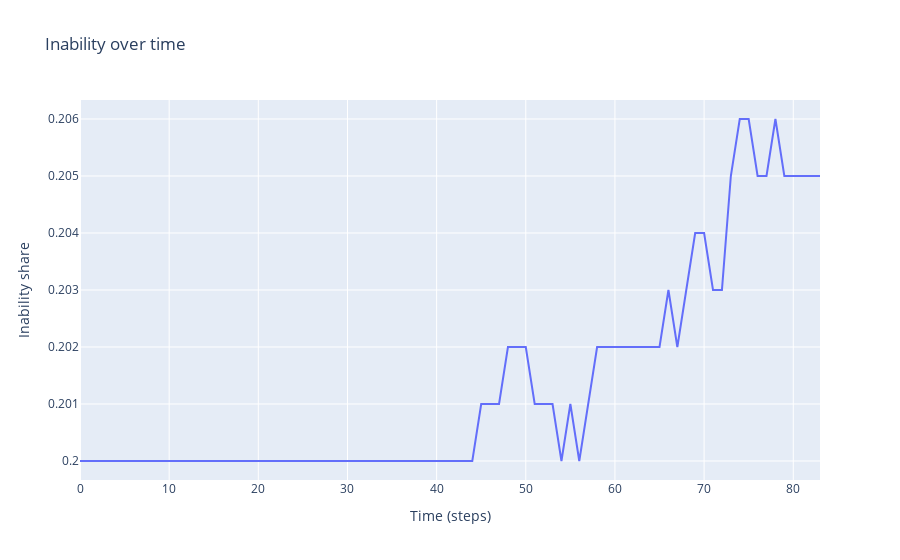

Notebook code for this chart:
### Code cell
import plotly.graph_objects as go

# Assume that `model` is the instance of your model
model_df = model.datacollector.get_model_vars_dataframe()

# Create a line plot
fig = go.Figure(data=go.Scatter(x=model_df.index, y=model_df['Inability Over Time'], mode='lines'))

# Set labels and title
fig.update_layout(title='Inability over time', xaxis_title='Time (steps)', yaxis_title='Inability share')

# Show plot
fig.show()

### Figure 1 — Plotly figure (JSON) as saved in the notebook; plotly's stock layout.template omitted (floating-point values rounded to 4 significant figures)
{"data": [{"mode": "lines", "type": "scatter", "x": [0, 1, 2, 3, 4, 5, 6, 7, 8, 9, 10, 11, 12, 13, 14, 15, 16, 17, 18, 19, 20, 21, 22, 23, 24, 25, 26, 27, 28, 29, 30, 31, 32, 33, 34, 35, 36, 37, 38, 39, 40, 41, 42, 43, 44, 45, 46, 47, 48, 49, 50, 51, 52, 53, 54, 55, 56, 57, 58, 59, 60, 61, 62, 63, 64, 65, 66, 67, 68, 69, 70, 71, 72, 73, 74, 75, 76, 77, 78, 79, 80, 81, 82, 83], "y": [0.2, 0.2, 0.2, 0.2, 0.2, 0.2, 0.2, 0.2, 0.2, 0.2, 0.2, 0.2, 0.2, 0.2, 0.2, 0.2, 0.2, 0.2, 0.2, 0.2, 0.2, 0.2, 0.2, 0.2, 0.2, 0.2, 0.2, 0.2, 0.2, 0.2, 0.2, 0.2, 0.2, 0.2, 0.2, 0.2, 0.2, 0.2, 0.2, 0.2, 0.2, 0.2, 0.2, 0.2, 0.2, 0.201, 0.201, 0.201, 0.202, 0.202, 0.202, 0.201, 0.201, 0.201, 0.2, 0.201, 0.2, 0.201, 0.202, 0.202, 0.202, 0.202, 0.202, 0.202, 0.202, 0.202, 0.203, 0.202, 0.203, 0.204, 0.204, 0.203, 0.203, 0.205, 0.206, 0.206, 0.205, 0.205, 0.206, 0.205, 0.205, 0.205, 0.205, 0.205]}], "layout": {"title": {"text": "Inability over time"}, "xaxis": {"title": {"text": "Time (steps)"}}, "yaxis": {"title": {"text": "Inability share"}}}}
